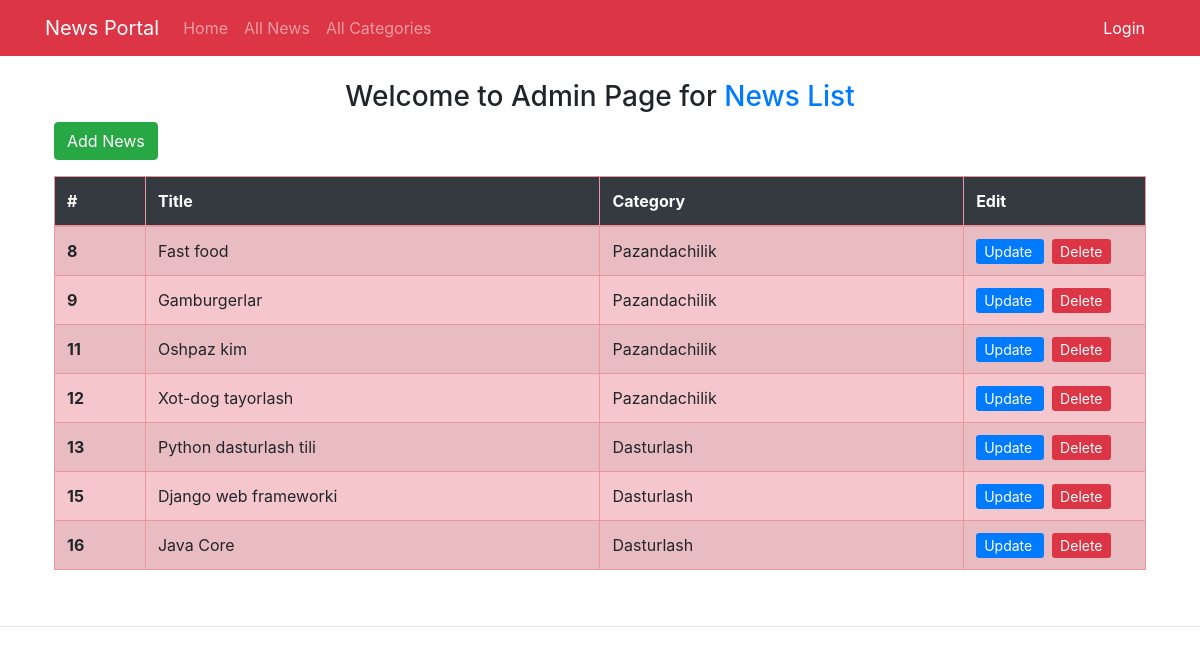
/admin2/news_list/, run on the app's committed database.
### news/models.py (models this page shows, shortened)
class News(models.Model):
    category = models.ForeignKey(Category, on_delete=models.CASCADE)
    title = models.CharField(max_length=300, blank=True, null=True)
    image = models.ImageField(blank=True, null=True, upload_to=filepath)
    body_text = models.TextField()
    created_date = models.DateTimeField(auto_now_add=True)
    class Meta:
        verbose_name_plural = 'News'

class Category(models.Model):
    title = models.CharField(max_length=200, blank=True, null=True)
    image = models.ImageField(blank=True, null=True, upload_to=filepath)
    class Meta:
        verbose_name_plural = 'Categories'
    def __str__(self):
        return self.title

### news/views.py (the view)
# urls.py: path('admin2/news_list/', adminPageNewsList, name='admin_news_list'),
def adminPageNewsList(request):
    newses = News.objects.all()
    context = {
        'newses': newses,
    }
    return render(request, 'admin_news/news_list.html', context)

### templates/admin_news/news_list.html (shortened to what this page needs)
{% extends 'base.html' %}
{% block content %}
<div class="container p-4">
<h3 class="text-center">Welcome to Admin Page for <span class="text-primary">News List</span></h3>
  <a href="{% url 'admin_news_create' %}" class="btn btn-success">Add News</a>
  <table class="table-danger table-striped table table-bordered border-danger">
  <thead class="table-dark">
    <tr>
      <th class="col-1">#</th>
      <th class="col-5">Title</th>
      <th class="col-4">Category</th>
      <th class="col-2">Edit</th>
    </tr>
  </thead>
  <tbody>
  {% for news in newses %}
    <tr>
      <th scope="row">{{ news.id }}</th>
      <td>{{news.title}}</td>
      <td>{{news.category}}</td>
      <td class="text-left">
        <a href="{% url 'admin_news_update' news.id %}" class="btn-sm btn-primary mr-2">
          <span>Update</span>
        </a>
        <a href="{% url 'admin_news_delete' news.id %}" class="btn-sm btn-danger">
          <span>Delete</span>
        </a>
      </td>
    </tr>
  {% endfor %}
  </tbody>
</table>
</div>
{% endblock %}

### data on the page
News: id "8", title "Fast food", category "Pazandachilik"
News: id "9", title "Gamburgerlar", category "Pazandachilik"
News: id "11", title "Oshpaz kim", category "Pazandachilik"
News: id "12", title "Xot-dog tayorlash", category "Pazandachilik"
News: id "13", title "Python dasturlash tili", category "Dasturlash"
News: id "15", title "Django web frameworki", category "Dasturlash"
News: id "16", title "Java Core", category "Dasturlash"
